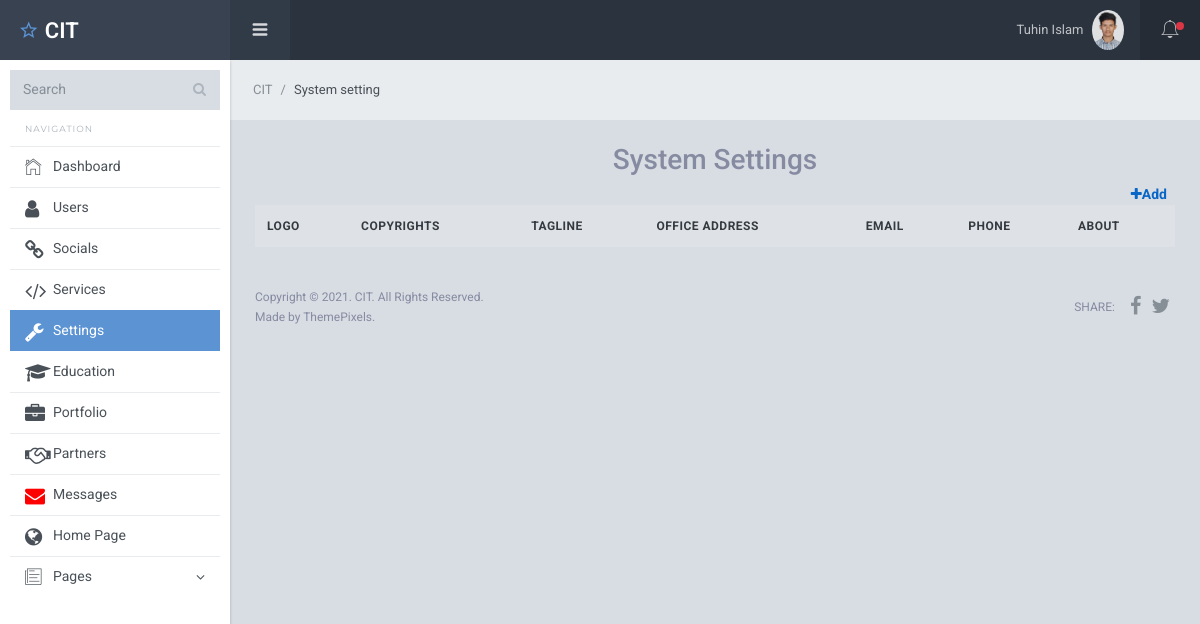
The app's page /dashboard/setting.php (signed in), older data.
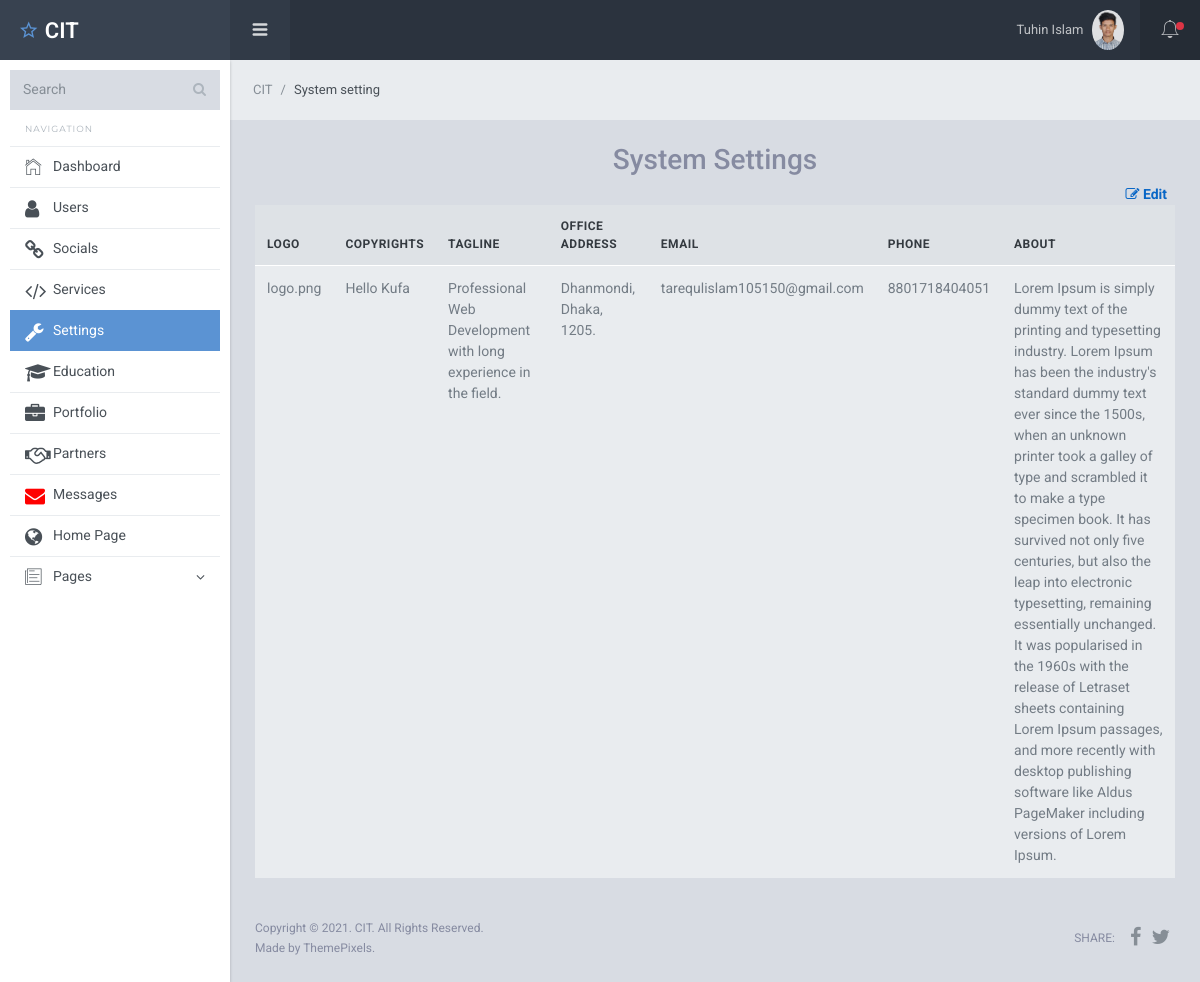
The same page, newer data.
### tables this page shows
CREATE TABLE `settings` (
  `id` int(11) NOT NULL,
  `logo` varchar(255) DEFAULT 'logo.png',
  `copyright` varchar(255) DEFAULT NULL,
  `tagline` varchar(255) DEFAULT NULL,
  `office_address` varchar(255) DEFAULT NULL,
  `email` varchar(50) DEFAULT NULL,
  `phone` bigint(20) DEFAULT NULL,
  `about` text DEFAULT NULL
);

### dashboard/setting.php (the view, shortened to what this page needs)
<?php
	require_once "header.php";
	$query = mysqli_query($connection,"SELECT * FROM `settings`");
	$row_cnt = mysqli_num_rows($query);
?>
	<link rel="stylesheet" type="text/css" href="https://cdn.datatables.net/1.10.23/css/jquery.dataTables.css">
	<nav class="breadcrumb sl-breadcrumb">
	    <a class="breadcrumb-item" href="index.php">CIT</a>
	    <span class="breadcrumb-item active">System setting</span>
	</nav>
<div class="sl-pagebody">
<h3 class="text-center">System Settings</h3>
<div class="text-right mr-2 fw-3">
	<?php if ($row_cnt > 0): ?>
			<strong><a class="text-right" href="setting-add.php"><i class="fa fa-edit"></i> Edit</a></strong>
		<?php else: ?>
			<strong><a class="text-right" href="setting-add.php"><i class="fa fa-plus"></i>Add</a></strong>
	<?php endif ?>
</div>
	<div class="table-wrapper">
    <table class="table display responsive nowrap" >
    <thead class="bg-grey text-center">
        <tr>
        	<th>Logo</th>
            <th>Copyrights</th>
            <th>Tagline</th>
            <th>Office Address</th>
            <th>Email</th>
            <th>Phone</th>
            <th>About</th>
        </tr>
    </thead>
    <tbody>
   <?php
        foreach ($query as $key => $value) : ?>
	    	<tr>
	            <td><?=$value['logo']?></td>
	            <td><?=$value['copyright']?></td>
	             <td><?=$value['tagline']?></td>
	            <td><?=$value['office_address']?></td>
	            <td><?=$value['email']?></td>
	            <td><?=$value['phone']?></td>
	            <td><?=substr($value['about'],0)?></td>
	        </tr>
   <?php endforeach; ?>
 	</tbody>
   </table>
  </div>
<?php require_once 'footer.php' ?>

Row changes from the older to the newer data that the page shows:
added settings: logo "logo.png", copyright "Hello Kufa", tagline "Professional Web Development with long experience in the field.", office_address "Dhanmondi, Dhaka, 1205.", email "tarequlislam105150@gmail.com", phone "8801718404051", about "Lorem Ipsum is simply dummy text of the printing and typesetting industry. Lorem Ipsum has been the industry's standard dummy text ever since the 1500s, when an unknown printer took a galley of type and scrambled it to make a type specimen book. It has survived not only five centuries, but also the leap into electronic typesetting, remaining essentially unchanged. It was popularised in the 1960s with the release of Letraset sheets containing Lorem Ipsum passages, and more recently with desktop publishing software like Aldus PageMaker including versions of Lorem Ipsum."
Text that changed along with them:
text no longer shown: "Add"
text now shown: "Edit"
